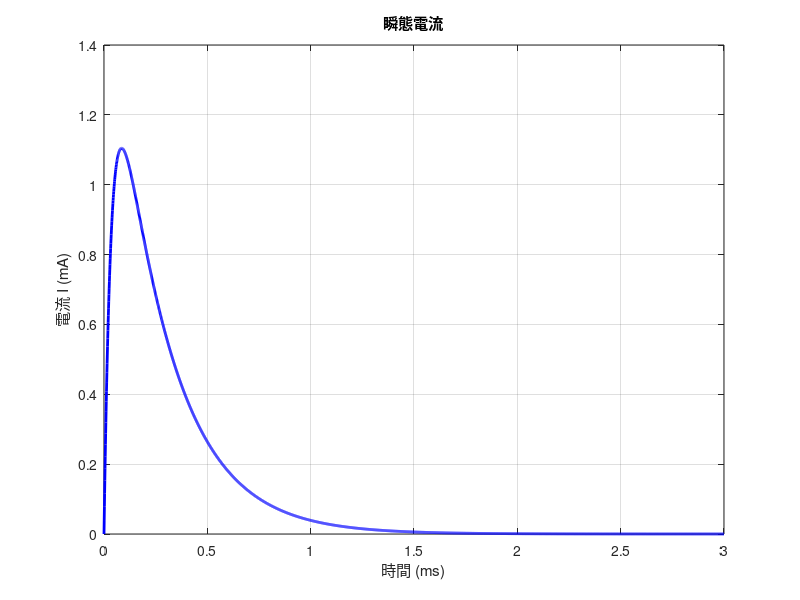
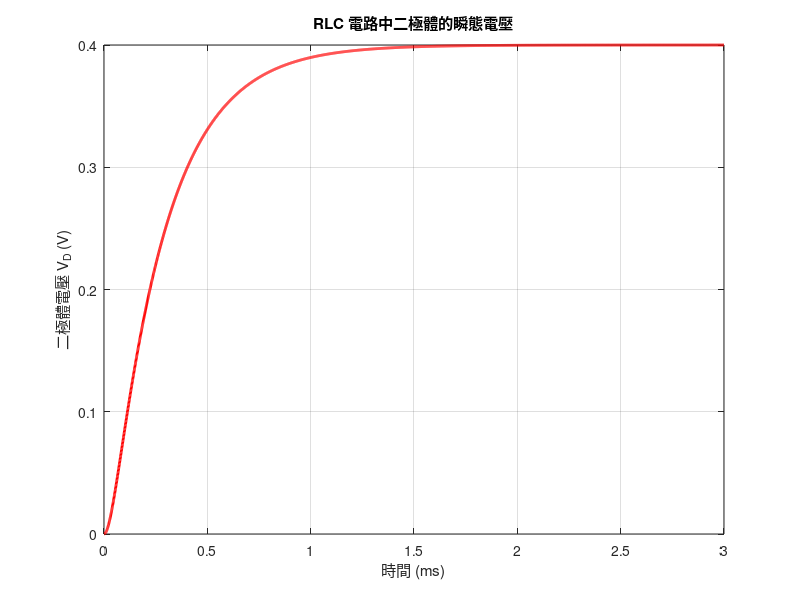
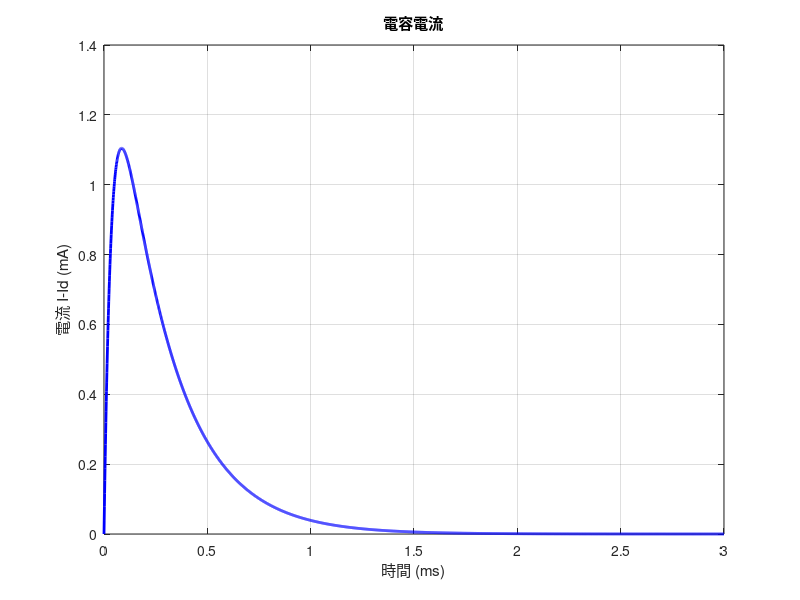

The MATLAB script that drew these images, in order:
%global Is n V_T R L C;
Is = 1e-12;    % 反向飽和電流 (A)
n = 1.5;       % 理想因子
V_T = 25.85e-3; % 熱電壓 (V)
R = 300;       % 電阻 (Ω)
L = 1e-2;     % 電感 (H) 
C = 1e-6;      % 電容 (F)

% 時間設定
dt = 1e-6;  % 時間步長 (s)
T = 3e-3;   % 總模擬時間 (s)
N = round(T / dt);  % 四捨五入步數
time = linspace(0, T, N); % 時間軸

% 初始條件
Vs = 0.4;      % 直流電壓源
I = zeros(1, N);  % 電流 I
Vd = zeros(1, N); % 二極體電壓 V_D
Ic = zeros(1, N); 


for k = 1:N-1
    Id = Is * (exp(Vd(k) / (n * V_T)) - 1); % 二極體電流
    dI_dt = (Vs - I(k)*R - Vd(k)) / L; % 電流變化率
    dVd_dt = (I(k) - Id) / C; % 二極體電壓變化率
    Ic(k) = I(k)-Id;
    
    I(k+1) = I(k) + dI_dt * dt;
    Vd(k+1) = Vd(k) + dVd_dt * dt;
end

figure;
plot(time * 1e3, I * 1e3, 'b', 'LineWidth', 2);
xlabel('時間 (ms)');
ylabel('電流 I (mA)');
title('瞬態電流');
grid on;

figure;
plot(time * 1e3, Vd, 'r', 'LineWidth', 2);
xlabel('時間 (ms)');
ylabel('二極體電壓 V_D (V)');
title('RLC 電路中二極體的瞬態電壓');
grid on;


figure;
plot(time * 1e3, (Ic) * 1e3, 'b', 'LineWidth', 2);
xlabel('時間 (ms)');
ylabel('電流 I-Id (mA)');
title('電容電流');
grid on;


